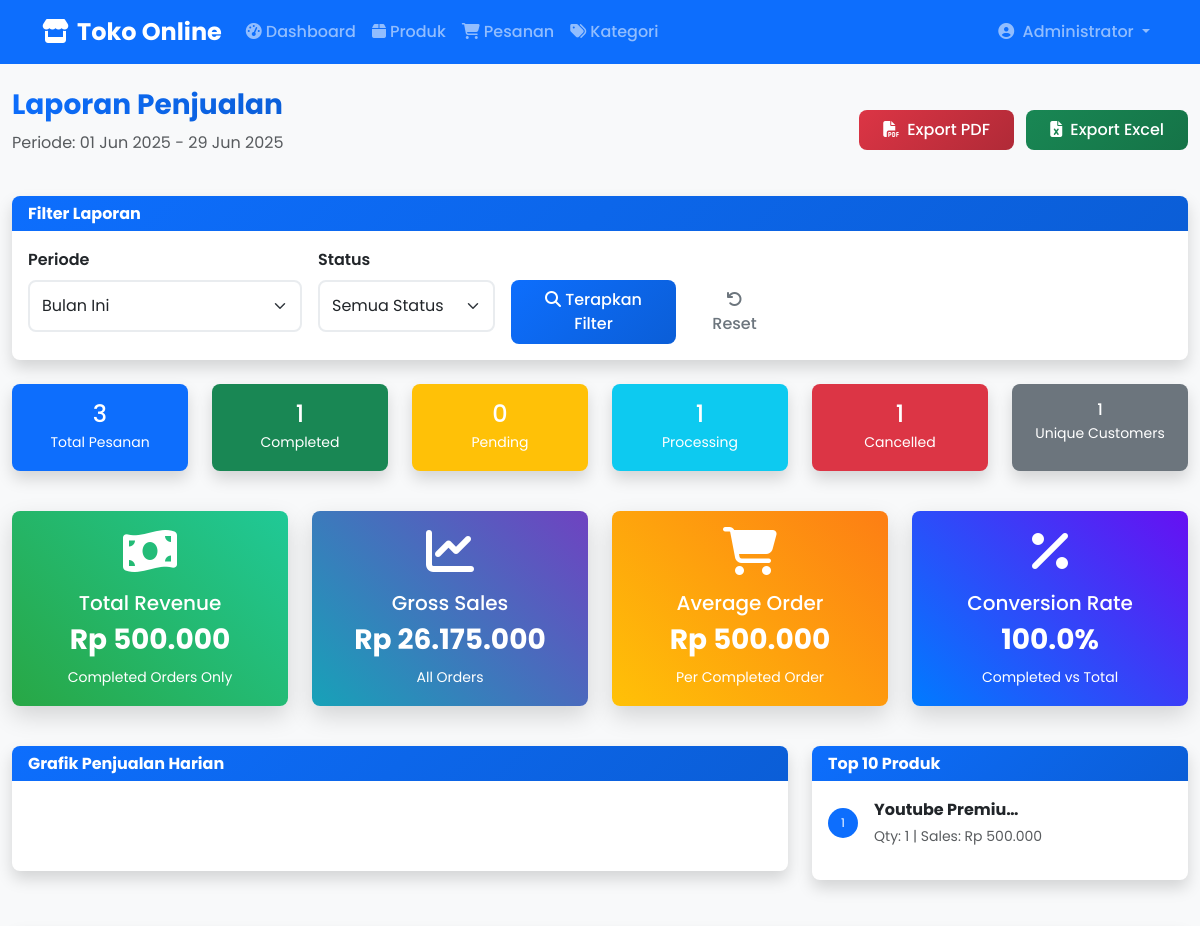
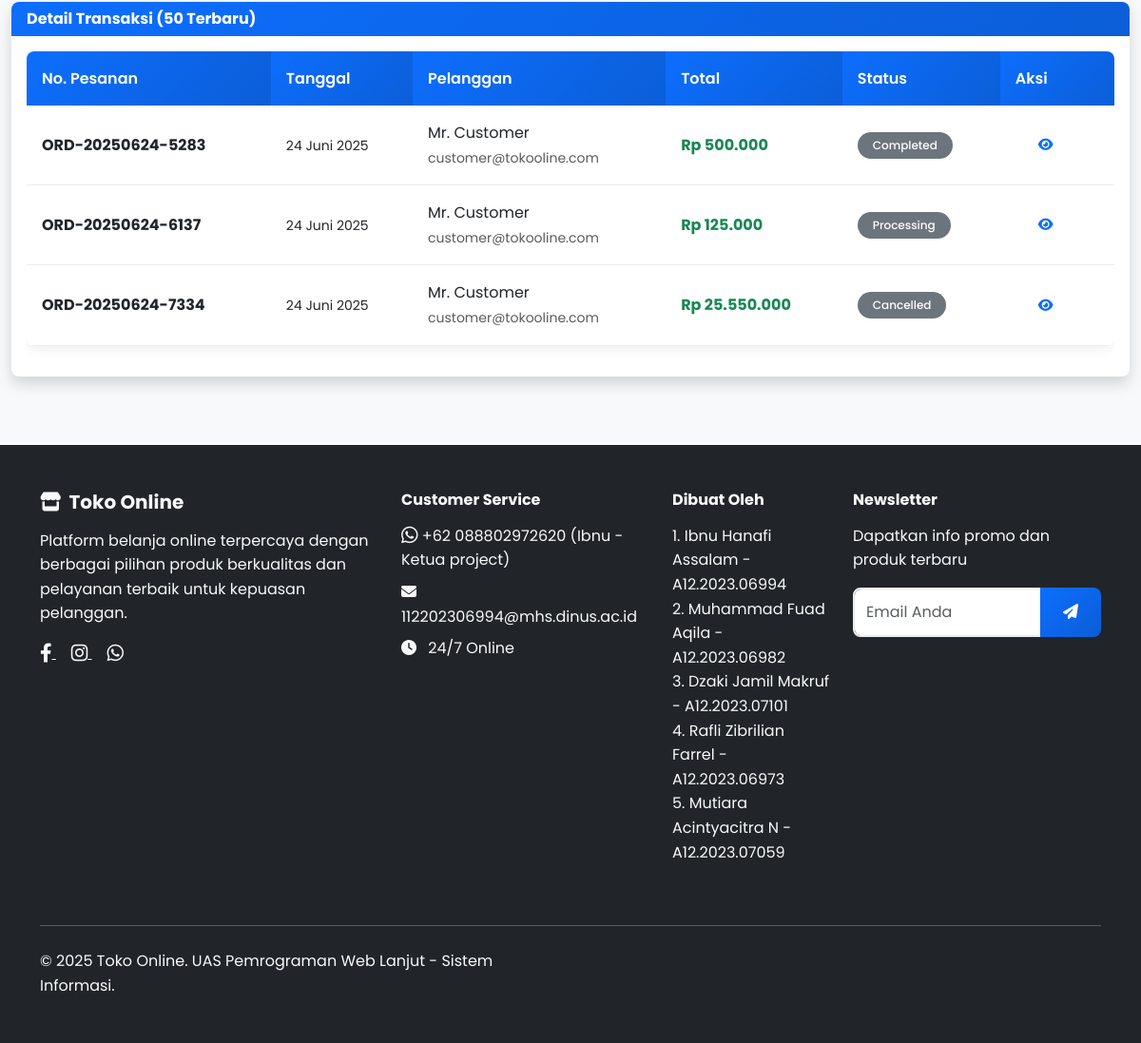
Screenshot of /admin/reports.php (signed in) with the database file from the repository (2 pictures, top to bottom).
### tables this page shows
CREATE TABLE `users` (
  `id` int(11) NOT NULL,
  `username` varchar(50) NOT NULL,
  `email` varchar(100) NOT NULL,
  `password` varchar(255) NOT NULL,
  `reset_token` varchar(255) DEFAULT NULL,
  `reset_token_expires_at` datetime DEFAULT NULL,
  `reset_expires` datetime DEFAULT NULL,
  `role` enum('admin','customer') NOT NULL DEFAULT 'customer',
  `full_name` varchar(100) NOT NULL,
  `phone` varchar(20) DEFAULT NULL,
  `address` text DEFAULT NULL,
  `created_at` timestamp NOT NULL DEFAULT current_timestamp()
);

CREATE TABLE `orders` (
  `id` int(11) NOT NULL,
  `user_id` int(11) DEFAULT NULL,
  `order_number` varchar(50) NOT NULL,
  `total_amount` decimal(10,2) NOT NULL,
  `status` enum('pending','processing','completed','cancelled') DEFAULT 'pending',
  `shipping_address` text DEFAULT NULL,
  `notes` text DEFAULT NULL,
  `created_at` timestamp NOT NULL DEFAULT current_timestamp(),
  `updated_at` timestamp NOT NULL DEFAULT current_timestamp() ON UPDATE current_timestamp()
);

### admin/reports.php (the view, shortened to what the rows shown need)
<?php
require_once '../includes/functions.php';
global $db;
$date_from = $_GET['date_from'] ?? date('Y-m-01');
$date_to = $_GET['date_to'] ?? date('Y-m-d');
$period = $_GET['period'] ?? 'this_month';
switch ($period) {
    case 'this_month':
        $date_from = date('Y-m-01');
        $date_to = date('Y-m-d');
        break;
}
$where_conditions = ["DATE(o.created_at) BETWEEN ? AND ?"];
$params = [$date_from, $date_to];
$where_sql = "WHERE " . implode(" AND ", $where_conditions);
$detailed_orders = $db->query("
    SELECT o.*, u.full_name, u.email
    FROM orders o
    LEFT JOIN users u ON o.user_id = u.id
    $where_sql
    ORDER BY o.created_at DESC
    LIMIT 50
", $params);
include '../includes/header.php';
?>
<div class="container-fluid py-4">
    <div class="row mb-4">
        <div class="col-12">
            <div class="d-flex justify-content-between align-items-center">
                <div>
                    <h1 class="h3 text-gradient fw-bold"> Laporan Penjualan</h1>
                </div>
            </div>
        </div>
    </div>
    <div class="row">
        <div class="col-12">
            <div class="card shadow">
                <div class="card-body">
                    <div class="table-responsive">
                        <table class="table table-hover">
                            <thead class="table-light">
                                <tr>
                                    <th>No. Pesanan</th>
                                    <th>Tanggal</th>
                                    <th>Pelanggan</th>
                                    <th>Total</th>
                                    <th>Status</th>
                                    <th>Aksi</th>
                                </tr>
                            </thead>
                            <tbody>
                                <?php if (empty($detailed_orders)): ?>
                                    <tr>
                                        <td colspan="6" class="text-center text-muted py-4">
                                            <i class="fas fa-shopping-cart fa-2x mb-2"></i>
                                            <br>Tidak ada data transaksi dalam periode ini
                                        </td>
                                    </tr>
                                <?php else: ?>
                                    <?php foreach ($detailed_orders as $order): ?>
                                        <tr>
                                            <td><span class="fw-bold"><?php echo htmlspecialchars($order['order_number']); ?></span></td>
                                            <td><small><?php echo formatDate($order['created_at']); ?></small></td>
                                            <td>
                                                <div><?php echo htmlspecialchars($order['full_name']); ?></div>
                                                <small class="text-muted"><?php echo htmlspecialchars($order['email']); ?></small>
                                            </td>
                                            <td class="fw-bold text-success"><?php echo formatRupiah($order['total_amount']); ?></td>
                                            <td><?php echo getStatusBadge($order['status']); ?></td>
                                            <td>
                                                <a href="orders.php?view=detail&id=<?php echo $order['id']; ?>"
                                                    class="btn btn-sm btn-outline-primary">
                                                    <i class="fas fa-eye"></i>
                                                </a>
                                            </td>
                                        </tr>
                                    <?php endforeach; ?>
                                <?php endif; ?>
                            </tbody>
                        </table>
                    </div>
                </div>
            </div>
        </div>
    </div>
</div>
<?php include '../includes/footer.php'; ?>

### includes/header.php (shortened to what the rows shown need)
<?php
$current_user = getCurrentUser();
?>
<!DOCTYPE html>
<html lang="id">
<head>
    <link href="https://cdn.jsdelivr.net/npm/bootstrap@5.3.0/dist/css/bootstrap.min.css" rel="stylesheet">
    <link rel="stylesheet" href="https://cdnjs.cloudflare.com/ajax/libs/font-awesome/6.4.0/css/all.min.css">
    <link rel="stylesheet" href="../assets/css/style.css">
    <?php if (isAdmin()): ?>
        <link rel="stylesheet" href="https://cdn.datatables.net/1.13.6/css/dataTables.bootstrap5.min.css">
    <?php endif; ?>
</head>
<body>
    <nav class="navbar navbar-expand-lg navbar-dark bg-primary sticky-top">
        <div class="container">
            <div class="collapse navbar-collapse" id="navbarNav">
                <?php if (isLoggedIn()): ?>
                    <?php if (isAdmin()): ?>
                        <ul class="navbar-nav me-auto">
                            <li class="nav-item">
                                <a class="nav-link <?php echo basename($_SERVER['PHP_SELF']) == 'dashboard.php' ? 'active' : ''; ?>"
                                    href="../admin/dashboard.php">
                                    <i class="fas fa-tachometer-alt me-1"></i>Dashboard
                                </a>
                            </li>
                            <li class="nav-item">
                                <a class="nav-link <?php echo basename($_SERVER['PHP_SELF']) == 'products.php' ? 'active' : ''; ?>"
                                    href="../admin/products.php">
                                    <i class="fas fa-box me-1"></i>Produk
                                </a>
                            </li>
                            <li class="nav-item">
                                <a class="nav-link <?php echo basename($_SERVER['PHP_SELF']) == 'orders.php' ? 'active' : ''; ?>"
                                    href="../admin/orders.php">
                                    <i class="fas fa-shopping-cart me-1"></i>Pesanan
                                </a>
                            </li>
                            <li class="nav-item">
                                <a class="nav-link <?php echo basename($_SERVER['PHP_SELF']) == 'categories.php' ? 'active' : ''; ?>"
                                    href="../admin/categories.php">
                                    <i class="fas fa-tags me-1"></i>Kategori
                                </a>
                            </li>
                        </ul>
                    <?php endif; ?>
                    <div class="navbar-nav">
                        <div class="nav-item dropdown">
                            <a class="nav-link dropdown-toggle" href="#" role="button" data-bs-toggle="dropdown">
                                <i class="fas fa-user-circle me-1"></i>
                                <?php echo htmlspecialchars($current_user['full_name']); ?>
                            </a>
                        </div>
                    </div>
                <?php endif; ?>
            </div>
        </div>
    </nav>
    <main class="main-content"><?php

### includes/functions.php (shortened to what the rows shown need)
<?php
require_once __DIR__ . '/../config/database.php';
function isLoggedIn()
{
    return isset($_SESSION['user_id']) && !empty($_SESSION['user_id']);
}
function isAdmin()
{
    return isset($_SESSION['role']) && $_SESSION['role'] === 'admin';
}
function formatRupiah($amount)
{
    return 'Rp ' . number_format($amount, 0, ',', '.');
}
function formatDate($date)
{
    $bulan = [
        1 => 'Januari',
        'Februari',
        'Maret',
        'April',
        'Mei',
        'Juni',
        'Juli',
        'Agustus',
        'September',
        'Oktober',
        'November',
        'Desember'
    ];
    $timestamp = strtotime($date);
    $tanggal = date('j', $timestamp);
    $bulan = $bulan[date('n', $timestamp)];
    $tahun = date('Y', $timestamp);
    return $tanggal . ' ' . $bulan . ' ' . $tahun;
}
function getCurrentUser()
{
    global $db;
    $sql = "SELECT * FROM users WHERE id = ?";
    return $db->fetch($sql, [$_SESSION['user_id']]);
}
function getStatusBadge($status)
{
    $badges = [
        'pending' => '<span class="badge bg-warning">Pending</span>',
        'processing' => '<span class="badge bg-info">Processing</span>',
        'completed' => '<span class="badge bg-success">Completed</span>',
        'cancelled' => '<span class="badge bg-danger">Cancelled</span>',
        'active' => '<span class="badge bg-success">Active</span>',
        'inactive' => '<span class="badge bg-secondary">Inactive</span>'
    ];
    return $badges[$status] ?? '<span class="badge bg-secondary">' . ucfirst($status) . '</span>';
}

### rows the page displays
users: full_name "Administrator"
orders: order_number "ORD-20250624-5283", created_at "24 Juni 2025", user.full_name "Mr. Customer", user.email "customer@tokooline.com", total_amount "Rp 500.000", status "Completed"
orders: order_number "ORD-20250624-6137", created_at "24 Juni 2025", user.full_name "Mr. Customer", user.email "customer@tokooline.com", total_amount "Rp 125.000", status "Processing"
orders: order_number "ORD-20250624-7334", created_at "24 Juni 2025", user.full_name "Mr. Customer", user.email "customer@tokooline.com", total_amount "Rp 25.550.000", status "Cancelled"

### other values shown
$sales_overview['total_orders'] "3"
$sales_overview['completed_orders'] "1"
$sales_overview['pending_orders'] "0"
$sales_overview['processing_orders'] "1"
$sales_overview['cancelled_orders'] "1"
$total_customers "1"
formatRupiah($sales_overview['total_revenue']) "Rp 500.000"
formatRupiah($sales_overview['gross_sales']) "Rp 26.175.000"
formatRupiah($sales_overview['avg_order_value']) "Rp 500.000"
$conversion_rate "100.0"
$product['product_name'] "Youtube Premiu…"
$product['total_quantity'] "1"
formatRupiah($product['total_sales']) "Rp 500.000"
